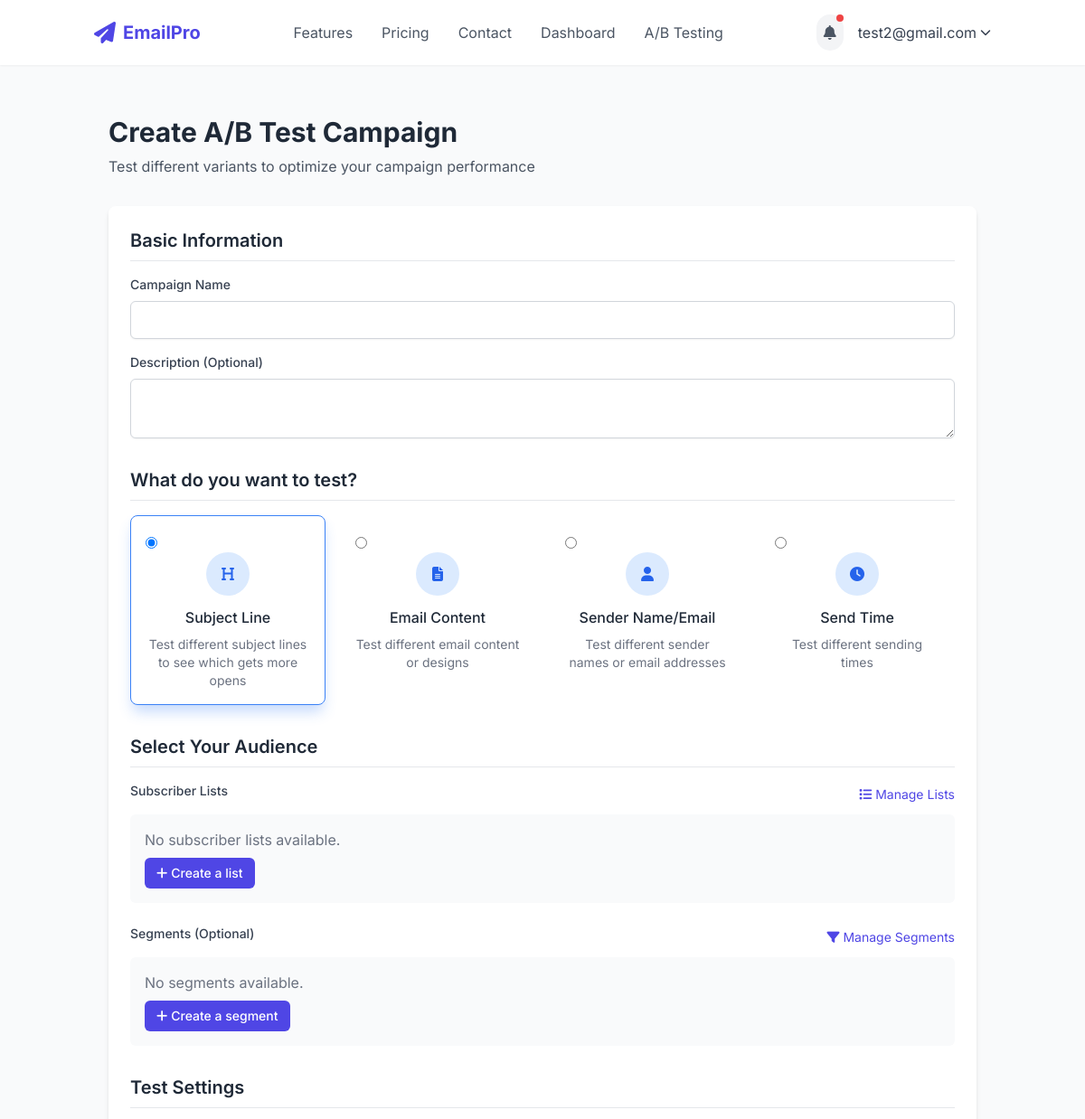
Before: /ab-tests/create/ (signed in, upper part) with the older database file.
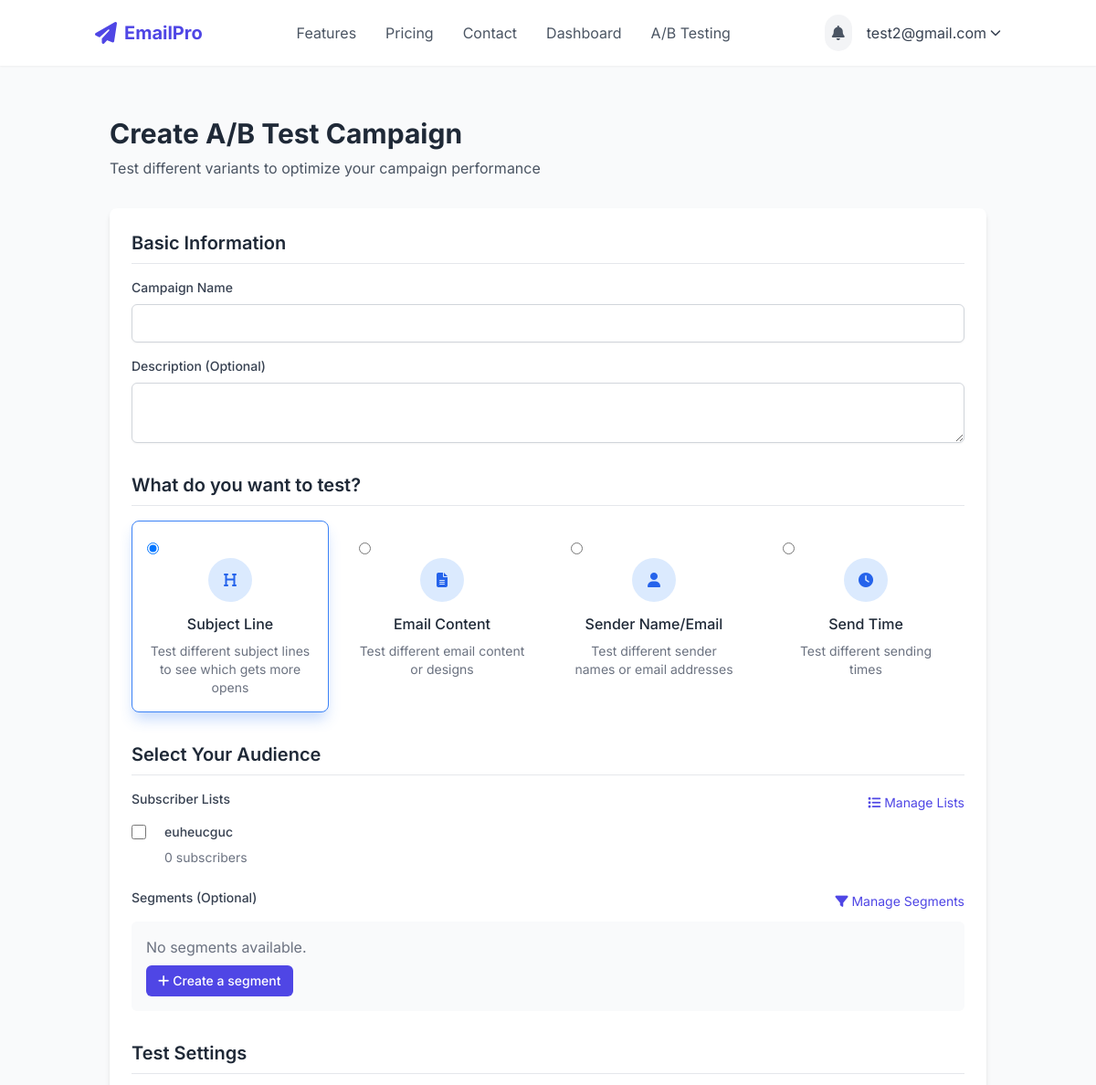
After: the same page with the newer database file.
### marketing/models.py (models this page shows, shortened)
class SubscriberList(models.Model):
    owner = models.ForeignKey(settings.AUTH_USER_MODEL, on_delete=models.CASCADE, related_name='subscriber_lists')
    name = models.CharField(max_length=100)
    description = models.TextField(blank=True)
    subscribers = models.ManyToManyField(Subscriber, blank=True, related_name='lists')
    created_at = models.DateTimeField(auto_now_add=True)
    updated_at = models.DateTimeField(auto_now=True)
    class Meta:
        ordering = ['name']

### marketing/views.py (the view, shortened to what this page needs)
# urls.py: path('ab-tests/create/', views.create_ab_test, name='create_ab_test'),
@login_required
def create_ab_test(request):
    subscriber_lists = SubscriberList.objects.filter(owner=request.user)
    segments = Segment.objects.filter(owner=request.user)
    return render(request, 'marketing/create_ab_test.html', {
        'subscriber_lists': subscriber_lists,
        'segments': segments,
        'test_types': ABTestCampaign.TEST_TYPES,
        'winner_criteria': ABTestCampaign.WINNER_CRITERIA
    })

### templates/marketing/create_ab_test.html (shortened to what the changed rows need)
{% extends 'base.html' %}
{% load static %}
{% block content %}
<div class="container mx-auto px-4 py-8">
  <div class="mb-8">
    <h1 class="text-3xl font-bold text-gray-800">Create A/B Test Campaign</h1>
  </div>
  <form method="post" class="bg-white rounded-lg shadow-md p-6">
    <div class="mb-8">
      <h2 class="text-xl font-semibold text-gray-800 mb-4 pb-2 border-b">Basic Information</h2>
    </div>
    <div class="mb-8">
      <h2 class="text-xl font-semibold text-gray-800 mb-4 pb-2 border-b">What do you want to test?</h2>
      <div class="grid grid-cols-1 md:grid-cols-2 lg:grid-cols-4 gap-4 mt-4">
        {% for type_code, type_name in test_types %}
        <div class="test-type-card bg-white rounded-lg border p-4 cursor-pointer" data-test-type="{{ type_code }}">
          <input type="radio" name="test_type" id="test_type_{{ type_code }}" value="{{ type_code }}" class="hidden" {% if forloop.first %}checked{% endif %}>
          <div class="mb-3 text-center">
            <div class="mx-auto w-12 h-12 flex items-center justify-center bg-blue-100 text-blue-600 rounded-full">
              {% if type_code == 'subject' %}
                <i class="fas fa-heading"></i>
              {% elif type_code == 'content' %}
                <i class="fas fa-file-alt"></i>
              {% elif type_code == 'sender' %}
                <i class="fas fa-user"></i>
              {% elif type_code == 'time' %}
                <i class="fas fa-clock"></i>
              {% endif %}
            </div>
          </div>
          <h3 class="font-medium text-center">{{ type_name }}</h3>
          <p class="text-sm text-gray-500 text-center mt-2">
            {% if type_code == 'subject' %}
              Test different subject lines to see which gets more opens
            {% elif type_code == 'content' %}
              Test different email content or designs
            {% elif type_code == 'sender' %}
              Test different sender names or email addresses
            {% elif type_code == 'time' %}
              Test different sending times
            {% endif %}
          </p>
        </div>
        {% endfor %}
      </div>
    </div>
    <div class="mb-8">
      <h2 class="text-xl font-semibold text-gray-800 mb-4 pb-2 border-b">Select Your Audience</h2>
      <div class="mb-6">
        {% if subscriber_lists %}
          <div class="grid grid-cols-1 md:grid-cols-2 lg:grid-cols-3 gap-4">
            {% for list in subscriber_lists %}
            <div class="flex items-start">
              <div class="flex items-center h-5">
                <input id="list_{{ list.id }}" name="lists" value="{{ list.id }}" type="checkbox"
                       class="focus:ring-indigo-500 h-4 w-4 text-indigo-600 border-gray-300 rounded">
              </div>
              <div class="ml-3 text-sm">
                <label for="list_{{ list.id }}" class="font-medium text-gray-700">{{ list.name }}</label>
                <p class="text-gray-500">{{ list.subscribers.count }} subscribers</p>
              </div>
            </div>
            {% endfor %}
          </div>
        {% else %}
          <div class="bg-gray-50 p-4 rounded-md">
            <p class="text-gray-500 mb-2">No subscriber lists available.</p>
            <a href="{% url 'add_subscriber_list' %}" class="inline-flex items-center px-3 py-1.5 border border-transparent text-sm font-medium rounded-md text-white bg-indigo-600 hover:bg-indigo-700 focus:outline-none focus:ring-2 focus:ring-offset-2 focus:ring-indigo-500">
              <i class="fas fa-plus mr-1"></i> Create a list
            </a>
          </div>
        {% endif %}
      </div>
    </div>
    <div class="mb-8">
      <h2 class="text-xl font-semibold text-gray-800 mb-4 pb-2 border-b">Test Settings</h2>
    </div>
  </form>
</div>
{% endblock %}

### templates/base.html (shortened to what this page needs)
{% load static %}
<!DOCTYPE html>
<html lang="en">
<head>
    <script src="https://cdn.tailwindcss.com"></script>
    <link rel="stylesheet" href="https://cdnjs.cloudflare.com/ajax/libs/font-awesome/6.4.0/css/all.min.css">
    <link rel="stylesheet" href="{% static 'css/auth.css' %}">
</head>
<body class="min-h-screen bg-gray-50 text-gray-800">
    <header class="bg-white shadow-sm">
        <div class="container mx-auto px-4 py-4 flex justify-between items-center">
            <a href="{% url 'home' %}" class="flex items-center space-x-2">
                <i class="fas fa-paper-plane text-indigo-600 text-2xl"></i>
                <span class="font-bold text-xl text-indigo-600">EmailPro</span>
            </a>
            <nav class="hidden md:flex space-x-8">
                <a href="{% url 'features' %}" class="text-gray-600 hover:text-indigo-600 transition-colors">Features</a>
                <a href="{% url 'pricing' %}" class="text-gray-600 hover:text-indigo-600 transition-colors">Pricing</a>
                <a href="{% url 'contact' %}" class="text-gray-600 hover:text-indigo-600 transition-colors">Contact</a>
                {% if user.is_authenticated %}
                    <a href="{% url 'dashboard' %}" class="text-gray-600 hover:text-indigo-600 transition-colors">Dashboard</a>
                    <a href="{% url 'ab_testing' %}" class="text-gray-600 hover:text-indigo-600 transition-colors">A/B Testing</a>
                {% endif %}
            </nav>
            <div class="flex items-center space-x-4">
                {% if user.is_authenticated %}
                    <div class="relative" x-data="notificationSystem()" x-init="loadNotifications()">
                        <button @click="open = !open" class="p-2 rounded-full bg-gray-100 text-gray-600 hover:bg-gray-200 focus:outline-none relative">
                            <i class="fas fa-bell"></i>
                            <span x-show="unreadCount > 0" class="absolute top-0 right-0 block h-2 w-2 rounded-full bg-red-500"></span>
                        </button>
                    </div>
                    <div class="relative group">
                        <button class="flex items-center space-x-1 text-gray-700 hover:text-indigo-600">
                            <span>{{ user.email }}</span>
                            <i class="fas fa-chevron-down text-xs"></i>
                        </button>
                    </div>
                {% else %}
                    <a href="{% url 'login' %}" class="px-4 py-2 text-indigo-600 hover:text-indigo-800 transition-colors">Login</a>
                    <a href="{% url 'register' %}" class="px-4 py-2 bg-indigo-600 text-white rounded-md hover:bg-indigo-700 transition-colors">Sign Up</a>
                {% endif %}
            </div>
        </div>
    </header>
    <main class="container mx-auto px-4 py-6">
        {% block content %}{% endblock %}
    </main>
</body>
</html>

Changed rows visible on the page:
added SubscriberList: name "euheucguc", subscribers.count "0"
Other visible differences:
text no longer shown: "No subscriber lists available. Create a list"
